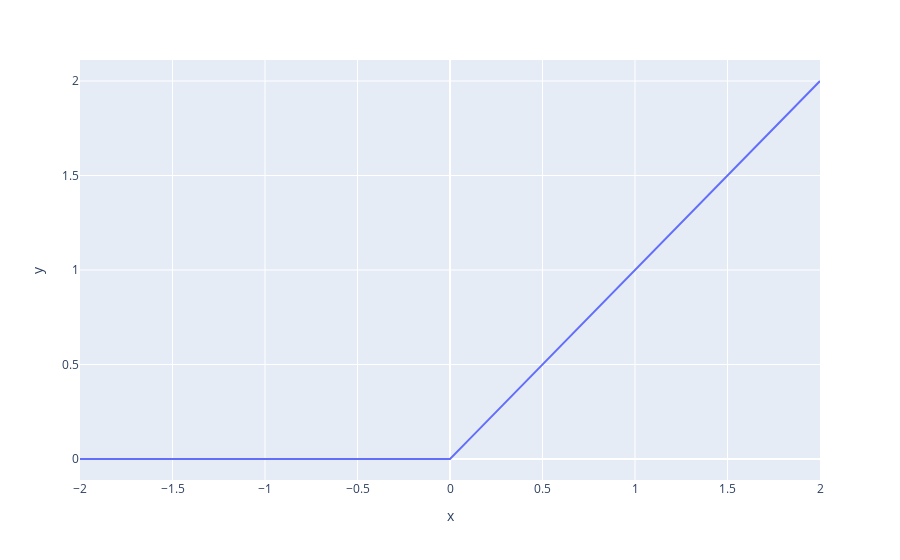

Notebook code cell kept with this figure:
### Markdown cell above
# RELU

### Code cell
import plotly.express as px
px.line(x = x_values, y = relu_values)

### Figure 1 — Plotly figure (JSON) as saved in the notebook; plotly's stock layout.template omitted (floating-point values rounded to 4 significant figures)
{"data": [{"hovertemplate": "x=%{x}<br>y=%{y}<extra></extra>", "legendgroup": "", "line": {"color": "#636efa", "dash": "solid"}, "marker": {"symbol": "circle"}, "mode": "lines", "name": "", "orientation": "v", "showlegend": false, "type": "scatter", "x": [-2, -1.9, -1.8, -1.7, -1.6, -1.5, -1.4, -1.3, -1.2, -1.1, -1, -0.9, -0.8, -0.7, -0.6, -0.5, -0.4, -0.3, -0.2, -0.1, 0, 0.1, 0.2, 0.3, 0.4, 0.5, 0.6, 0.7, 0.8, 0.9, 1, 1.1, 1.2, 1.3, 1.4, 1.5, 1.6, 1.7, 1.8, 1.9, 2], "xaxis": "x", "y": [0, 0, 0, 0, 0, 0, 0, 0, 0, 0, 0, 0, 0, 0, 0, 0, 0, 0, 0, 0, 0, 0.1, 0.2, 0.3, 0.4, 0.5, 0.6, 0.7, 0.8, 0.9, 1, 1.1, 1.2, 1.3, 1.4, 1.5, 1.6, 1.7, 1.8, 1.9, 2], "yaxis": "y"}], "layout": {"legend": {"tracegroupgap": 0}, "margin": {"t": 60}, "xaxis": {"anchor": "y", "domain": [0, 1], "title": {"text": "x"}}, "yaxis": {"anchor": "x", "domain": [0, 1], "title": {"text": "y"}}}}
